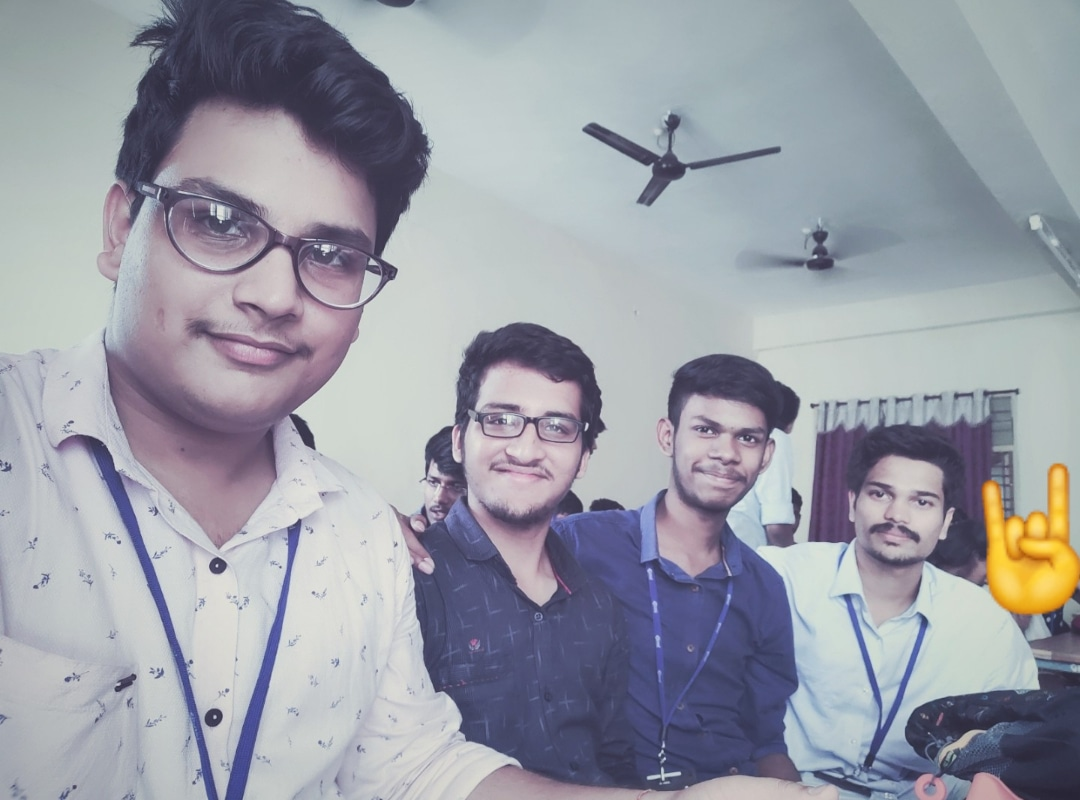
#> input picture 1234.jpg, 1080 x 800 px
$ python detect_face_image.py
#> lines starting #> are read from the running program, lines starting #| are printed output that depends on the picture; after the words box and inside, x2 and y2 are one past the last pixel; in counts of white or black regions, pixels touching at a corner belong together
#In VSCode click Run and then Click Run Without Debugging to execute the code

import cv2
face_cascade = cv2.CascadeClassifier('haarcascade_frontalface_default.xml')
img = cv2.imread('1234.jpg')
#> img is the input picture: shape (800, 1080, 3); mean B, G, R 166.2, 156.5, 153.9
gray = cv2.cvtColor(img, cv2.COLOR_BGR2GRAY)
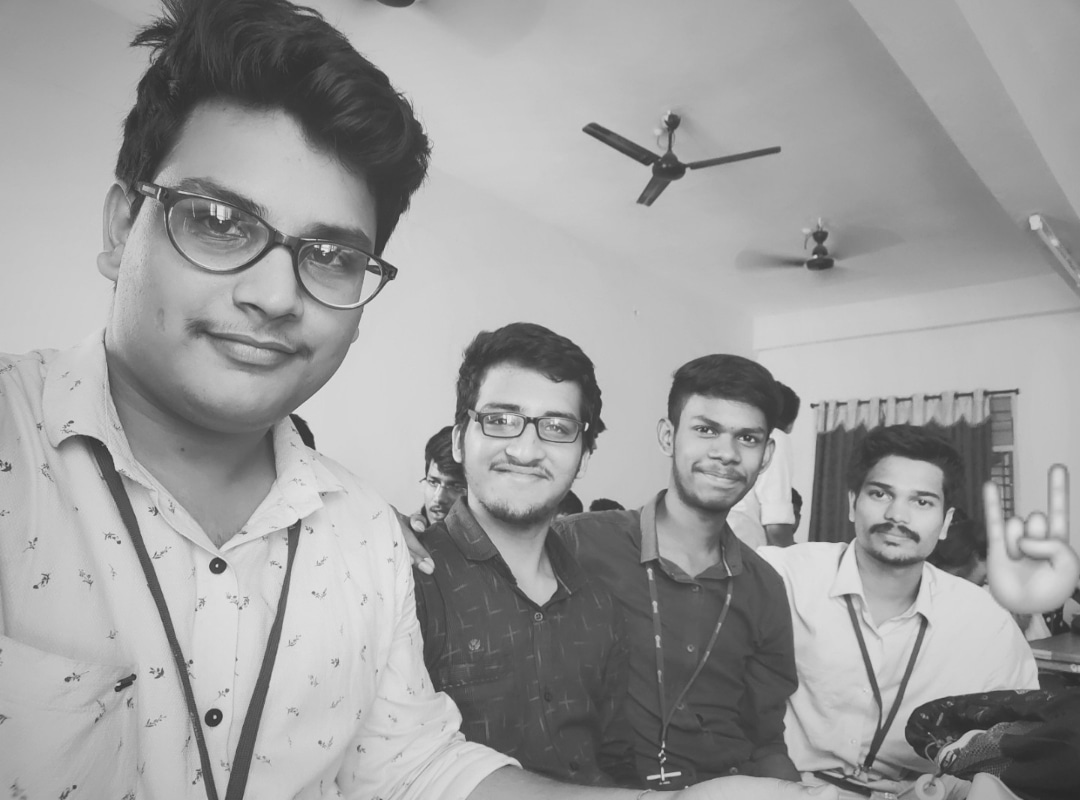
#> gray: shape (800, 1080); min 39, max 231, mean 156.8
faces = face_cascade.detectMultiScale(gray, 1.1, 4)
#> faces = [[412, 461, 61, 61], [671, 391, 110, 110], [844, 453, 113, 113], [448, 365, 151, 151], [116, 121, 308, 308]]
for (x, y, w, h) in faces:
    cv2.rectangle(img, (x, y), (x + w, y + h), (255, 200, 0), 2)
#> this loop made 5 passes
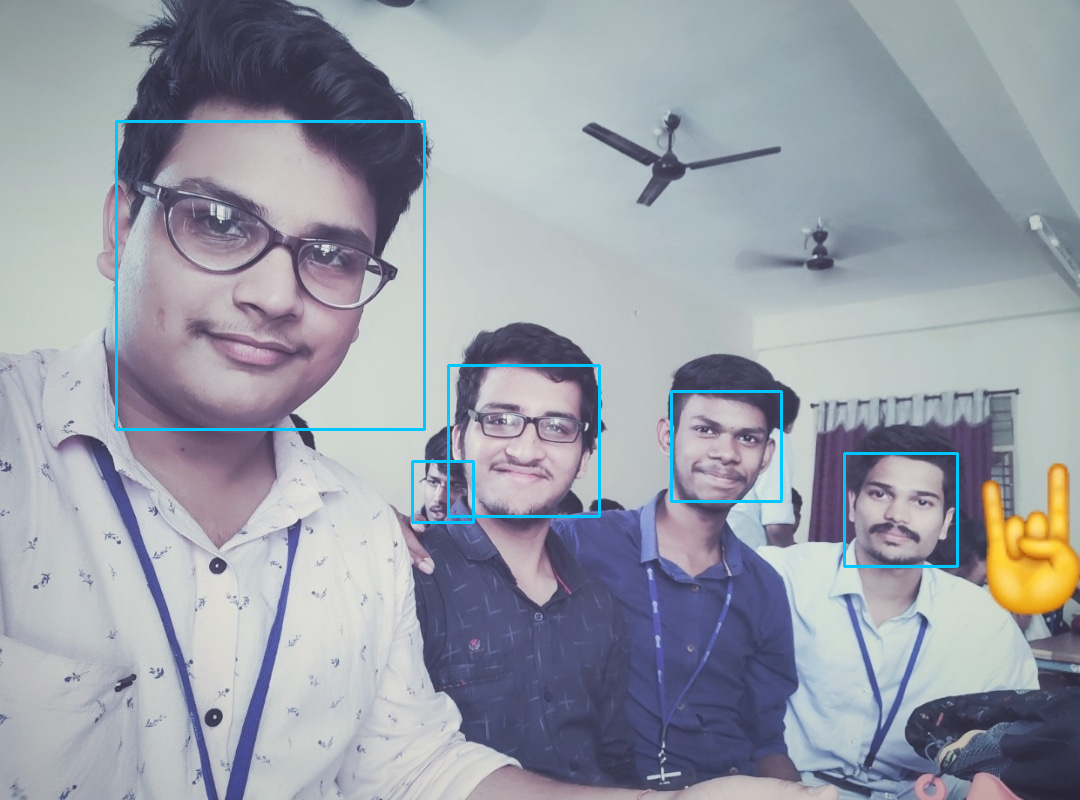
#> img: shape (800, 1080, 3); 1.03% of pixels changed, all inside (x1, y1, x2, y2) = (115, 120, 959, 568)
cv2.imshow('img', img)
cv2.waitKey()
